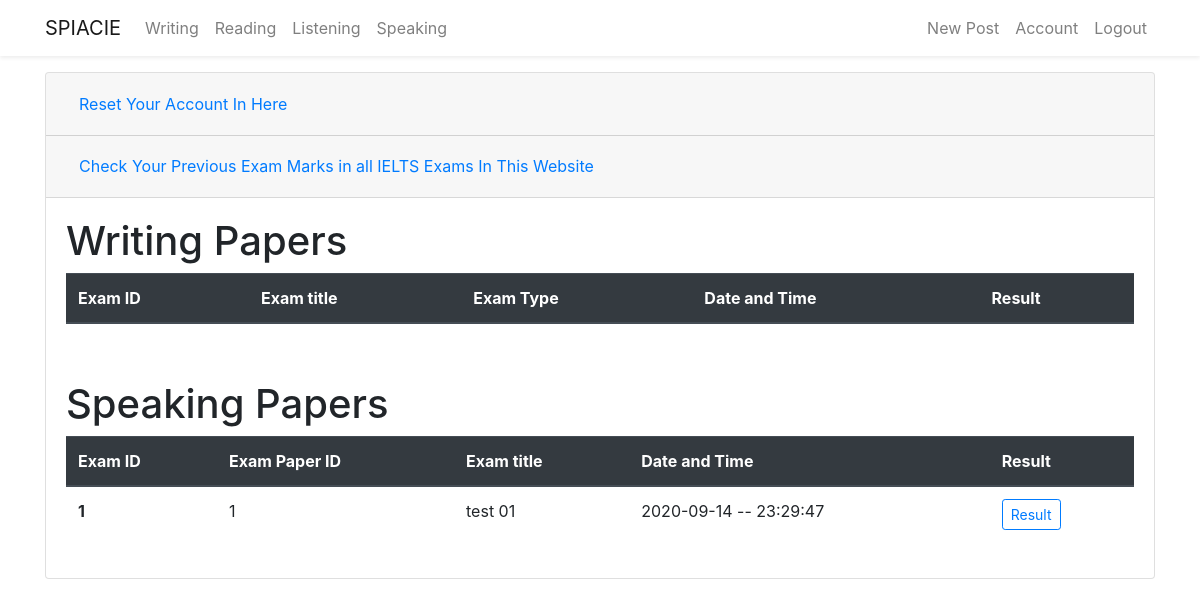
Page /account (signed in) on the committed database.
### flaskblog/models.py (models this page shows, shortened)
class Speakinganswersaved(db.Model):
    id = db.Column(db.Integer, primary_key=True)
    pid = db.Column(db.Integer, db.ForeignKey('speaking.id'), nullable=True)
    answer01 = db.Column(db.String(500), nullable=True)
    answer02 = db.Column(db.String(500), nullable=True)
    answer03 = db.Column(db.String(500), nullable=True)
    answer04 = db.Column(db.String(500), nullable=True)
    answer05 = db.Column(db.String(500), nullable=True)
    date_posted = db.Column(db.DateTime, nullable=False,
                            default=datetime.now())
    user_id = db.Column(db.Integer, db.ForeignKey('user.id'), nullable=False)

class Speaking(db.Model):
    id = db.Column(db.Integer, primary_key=True)
    title = db.Column(db.String(300), unique=True, nullable=False)
    question_01 = db.Column(db.String(500), nullable=False)
    question_02 = db.Column(db.String(500), nullable=False)
    question_03 = db.Column(db.String(500), nullable=False)
    question_04 = db.Column(db.String(500), nullable=False)
    question_05 = db.Column(db.String(500), nullable=False)
    date_posted = db.Column(db.DateTime, nullable=False,
                            default=datetime.now())
    user_id = db.Column(db.Integer, db.ForeignKey('user.id'), nullable=False)
    speaking = db.relationship(
        'Speakinganswersaved', backref='speaker', lazy=True)

### flaskblog/users/routes.py (the view)
@users.route("/account", methods=['GET', 'POST'])
@login_required
def account():
    form = UpdateAccountForm()
    writinganswers = Writingpaperanswer.query.filter_by(
        user_id=current_user.id).all()
    speakinganswersaves = Speakinganswersaved.query.filter_by(
        user_id=current_user.id).all()
    speakingquestions = Speakingquestion.query.filter_by(
        user_id=current_user.id).all()
    for writinganswer in writinganswers:
        if writinganswer.user_id == current_user.id:
            print(type(writinganswer))
            print(writinganswer.id)
    if form.validate_on_submit():
        if form.picture.data:
            picture_file = save_picture(form.picture.data)
            current_user.image_file = picture_file
        current_user.firstname = form.firstname.data
        current_user.lastname = form.lastname.data
        current_user.username = form.username.data
        current_user.email = form.email.data
        db.session.commit()
        flash('Your Account has been updated!', 'success')
        return redirect(url_for('users.account'))
    elif request.method == 'GET':
        form.firstname.data = current_user.firstname
        form.lastname.data = current_user.lastname
        form.username.data = current_user.username
        form.email.data = current_user.email
    image_file = url_for(
        'static', filename='profile_pics/' + current_user.image_file)
    return render_template('account.html', title='Account', image_file=image_file, form=form, writinganswers=writinganswers, speakinganswersaves=speakinganswersaves, speakingquestions=speakingquestions)

### flaskblog/models.py (called while the page is built)
@login_manger.user_loader
def load_user(user_id):
    return User.query.get(int(user_id))

### flaskblog/templates/account.html (shortened to what this page needs)
{% extends 'layout.html'%} {% block content %}
<div class="content-section">
  <div class="accordion" id="accordionExample">
    <div class="card">
      <div class="card-header" id="headingOne">
        <h2 class="mb-0">
          <button
            class="btn btn-link btn-block text-left"
            type="button"
            data-toggle="collapse"
            data-target="#collapseOne"
            aria-expanded="true"
            aria-controls="collapseOne"
          >
            Reset Your Account In Here
          </button>
        </h2>
      </div>
        <div class="card-header" id="headingTwo">
          <h2 class="mb-0">
            <button
              class="btn btn-link btn-block text-left collapsed"
              type="button"
              data-toggle="collapse"
              data-target="#collapseTwo"
              aria-expanded="false"
              aria-controls="collapseTwo"
            >
              Check Your Previous Exam Marks in all IELTS Exams In This Website
            </button>
          </h2>
        </div>
        <div
          id="collapseTwo"
          class="collapse show"
          aria-labelledby="headingTwo"
          data-parent="#accordionExample"
        >
          <div class="card-body">
            <table class="table">
              <h1>Writing Papers</h1>
              <thead class="thead-dark">
                <tr>
                  <th scope="col">Exam ID</th>
                  <th scope="col">Exam title</th>
                  <th scope="col">Exam Type</th>
                  <th scope="col">Date and Time</th>
                  <th scope="col">Result</th>
                </tr>
              </thead>
            </table>
          </div>
          <div class="card-body">
            <table class="table">
              <h1>Speaking Papers</h1>
              <thead class="thead-dark">
                <tr>
                  <th scope="col">Exam ID</th>
                  <th scope="col">Exam Paper ID</th>
                  <th scope="col">Exam title</th>
                  <th scope="col">Date and Time</th>
                  <th scope="col">Result</th>
                </tr>
              </thead>
              <tbody>
                {% for speakinganswersave in speakinganswersaves %}
                  {% if speakinganswersave.user_id == current_user.id %}
                <tr>
                  <th scope="row">{{ speakinganswersave.id}}</th>
                  <td>{{ speakinganswersave.speaker.id}}</td>
                  <td>{{ speakinganswersave.speaker.title}}</td>
                  <td>{{ speakinganswersave.date_posted.strftime("%Y-%m-%d -- %H:%M:%S")}}</td>
                  <td>
                    <a
                        type="button"
                        class="btn btn-outline-primary btn-sm"
                        href="{{ url_for('speaking.result', speaking_id= speakinganswersave.id )}}"
                      >
                        Result
                      </a>
                  </td>
                </tr>
                {% endif %}
                {% endfor %}
              </tbody>
            </table>
          </div>
        </div>
    </div>
  </div>
  {% endblock content%}

### rows in the picture
Speakinganswersaved: id "1", speaker.id "1", speaker "test 01", date_posted "2020-09-14 -- 23:29:47"
